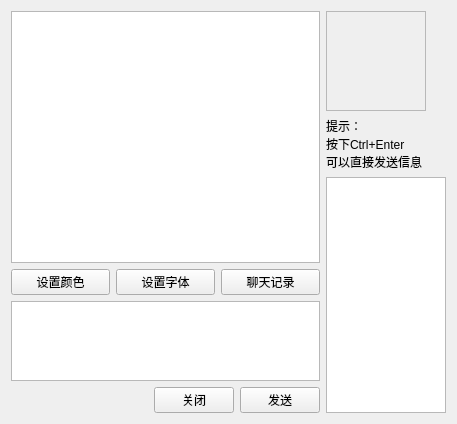
<?xml version="1.0" encoding="UTF-8"?>
<ui version="4.0">
 <class>chatroomWidget</class>
 <widget class="QWidget" name="chatroomWidget">
  <property name="geometry">
   <rect>
    <x>0</x>
    <y>0</y>
    <width>457</width>
    <height>424</height>
   </rect>
  </property>
  <property name="sizePolicy">
   <sizepolicy hsizetype="Fixed" vsizetype="Fixed">
    <horstretch>0</horstretch>
    <verstretch>0</verstretch>
   </sizepolicy>
  </property>
  <property name="windowTitle">
   <string>Form</string>
  </property>
  <layout class="QHBoxLayout" name="horizontalLayout_3">
   <item>
    <layout class="QVBoxLayout" name="verticalLayout_2">
     <item>
      <widget class="QTextEdit" name="outputTextEdit">
       <property name="sizePolicy">
        <sizepolicy hsizetype="Expanding" vsizetype="Expanding">
         <horstretch>100</horstretch>
         <verstretch>80</verstretch>
        </sizepolicy>
       </property>
       <property name="minimumSize">
        <size>
         <width>0</width>
         <height>0</height>
        </size>
       </property>
      </widget>
     </item>
     <item>
      <layout class="QHBoxLayout" name="horizontalLayout">
       <item>
        <widget class="QPushButton" name="colorPushButton">
         <property name="text">
          <string>设置颜色</string>
         </property>
        </widget>
       </item>
       <item>
        <widget class="QPushButton" name="FontsPushButton">
         <property name="text">
          <string>设置字体</string>
         </property>
        </widget>
       </item>
       <item>
        <widget class="QPushButton" name="recordPushButton">
         <property name="text">
          <string>聊天记录</string>
         </property>
        </widget>
       </item>
      </layout>
     </item>
     <item>
      <widget class="InputTextEdit" name="inputTextEdit">
       <property name="sizePolicy">
        <sizepolicy hsizetype="Expanding" vsizetype="Expanding">
         <horstretch>100</horstretch>
         <verstretch>20</verstretch>
        </sizepolicy>
       </property>
       <property name="minimumSize">
        <size>
         <width>0</width>
         <height>80</height>
        </size>
       </property>
       <property name="maximumSize">
        <size>
         <width>16777215</width>
         <height>80</height>
        </size>
       </property>
      </widget>
     </item>
     <item>
      <layout class="QHBoxLayout" name="horizontalLayout_2">
       <item>
        <spacer name="horizontalSpacer_3">
         <property name="orientation">
          <enum>Qt::Horizontal</enum>
         </property>
         <property name="sizeHint" stdset="0">
          <size>
           <width>40</width>
           <height>20</height>
          </size>
         </property>
        </spacer>
       </item>
       <item>
        <widget class="QPushButton" name="closePushButton">
         <property name="text">
          <string>关闭</string>
         </property>
        </widget>
       </item>
       <item>
        <widget class="QPushButton" name="sendPushButton">
         <property name="text">
          <string>发送</string>
         </property>
        </widget>
       </item>
      </layout>
     </item>
    </layout>
   </item>
   <item>
    <layout class="QVBoxLayout" name="verticalLayout">
     <item>
      <widget class="QFrame" name="avatarFrame">
       <property name="minimumSize">
        <size>
         <width>100</width>
         <height>100</height>
        </size>
       </property>
       <property name="maximumSize">
        <size>
         <width>100</width>
         <height>100</height>
        </size>
       </property>
       <property name="frameShape">
        <enum>QFrame::StyledPanel</enum>
       </property>
       <property name="frameShadow">
        <enum>QFrame::Raised</enum>
       </property>
      </widget>
     </item>
     <item>
      <widget class="QLabel" name="label">
       <property name="text">
        <string>提示：
按下Ctrl+Enter
可以直接发送信息</string>
       </property>
      </widget>
     </item>
     <item>
      <widget class="QTextEdit" name="aboutTextEdit">
       <property name="sizePolicy">
        <sizepolicy hsizetype="Maximum" vsizetype="Maximum">
         <horstretch>0</horstretch>
         <verstretch>100</verstretch>
        </sizepolicy>
       </property>
       <property name="minimumSize">
        <size>
         <width>120</width>
         <height>200</height>
        </size>
       </property>
       <property name="maximumSize">
        <size>
         <width>120</width>
         <height>1000</height>
        </size>
       </property>
      </widget>
     </item>
    </layout>
   </item>
  </layout>
 </widget>
 <customwidgets>
  <customwidget>
   <class>InputTextEdit</class>
   <extends>QTextEdit</extends>
   <header>inputtextedit.h</header>
  </customwidget>
 </customwidgets>
 <resources/>
 <connections/>
</ui>
